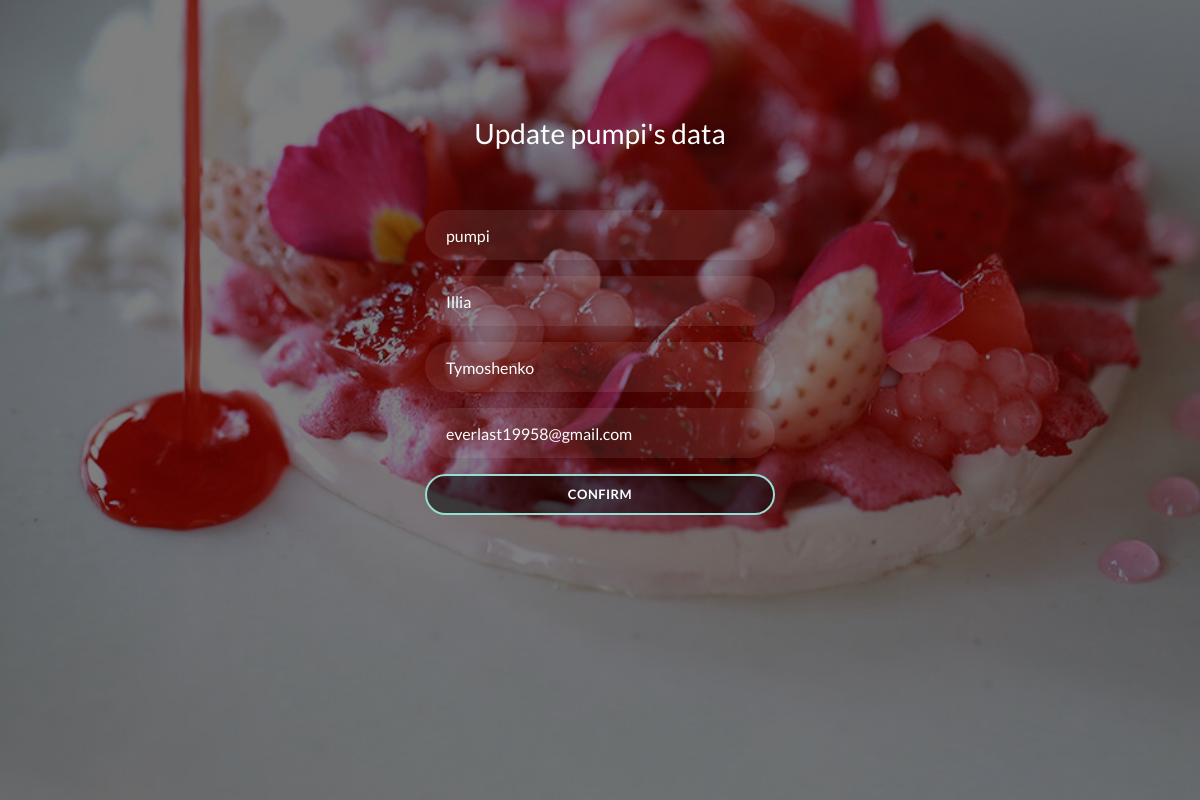
Screenshot of /user/registration/ (signed in) with the database file from the repository.
### user/models.py (models this page shows)
class User(AbstractUser):
    pass

### user/views.py (the view, shortened to what this page needs)
# urls.py: path("registration/", CreateUserView.as_view(), name="registration"),
class CreateUserView(generic.CreateView):
    model = User
    form_class = CustomUserCreationForm
    template_name = "user/user_form.html"

### user/forms.py
class CustomUserCreationForm(UserCreationForm):
    class Meta(UserCreationForm.Meta):
        model = User
        fields = UserCreationForm.Meta.fields + (
            "first_name",
            "last_name",
            "email",
        )

### templates/user/user_form.html (shortened to what this page needs)
{% extends "input_form_base.html" %}
{% block page_title %}
{% if user.is_authenticated %}
Update {{ user.username }}'s data
{% else %}
Registration
{% endif %}
{% endblock %}
{% block form %}
  <form method="post" action="" novalidate>
    <div class="form-group">
      <input type="text" name="username" class="form-control" placeholder="Username" value="{{ user.username }}">
    </div>
    <div class="form-group">
      <input type="text" name="first_name" class="form-control" placeholder="First name" value="{{ user.first_name }}">
    </div>
    <div class="form-group">
      <input type="text" name="last_name" class="form-control" placeholder="Last name" value="{{ user.last_name }}">
    </div>
    <div class="form-group">
      <input type="text" name="email" class="form-control" placeholder="E-mail" value="{{ user.email }}">
    </div>
    <div class="form-group">
      <button type="submit" class="btn-book animated fadeInUp" value="Login">
        {% if not user.is_authenticated %}
          Registrate
        {% else %}
          Confirm
        {% endif %}
      </button>
    </div>
  </form>
    <br>
{% endblock %}

### static/assets/css/style_login.css (style rules this page uses)
:root { --blue: #007bff; --indigo: #6610f2; --purple: #6f42c1; --pink: #e83e8c; --red: #dc3545; --orange: #fd7e14; --yellow: #ffc107; --green: #28a745; --teal: #20c997; --cyan: #17a2b8; --white: #fff; --gray: #6c757d; --gray-dark: #343a40; --primary: #007bff; --secondary: #6c757d; --success: #28a745; --info: #17a2b8; --warning: #ffc107; --danger: #dc3545; --light: #f8f9fa; --dark: #343a40; --breakpoint-xs: 0; --breakpoint-sm: 576px; --breakpoint-md: 768px; --breakpoint-lg: 992px; --breakpoint-xl: 1200px; --font-family-sans-serif: -apple-system, BlinkMacSystemFont, "Segoe UI", Roboto, "Helvetica Neue", Arial, "Noto Sans", sans-serif, "Apple Color Emoji", "Segoe UI Emoji", "Segoe UI Symbol", "Noto Color Emoji"; --font-family-monospace: SFMono-Regular, Menlo, Monaco, Consolas, "Liberation Mono", "Courier New", monospace; }
*, *::before, *::after { -webkit-box-sizing: border-box; box-sizing: border-box; }
html { font-family: sans-serif; line-height: 1.15; -webkit-text-size-adjust: 100%; -webkit-tap-highlight-color: rgba(0, 0, 0, 0); }
button { border-radius: 0; }
input, button, select, optgroup, textarea { margin: 0; font-family: inherit; font-size: inherit; line-height: inherit; }
button, input { overflow: visible; }
button, select { text-transform: none; }
button, [type="button"], [type="reset"], [type="submit"] { -webkit-appearance: button; }
button:not(:disabled), [type="button"]:not(:disabled), [type="reset"]:not(:disabled), [type="submit"]:not(:disabled) { cursor: pointer; }
.btn-book { font-weight: 600; font-size: 13px; letter-spacing: 0.5px; text-transform: uppercase; display: inline-block; padding: 12px 30px; border-radius: 50px; transition: 0.3s; line-height: 1; color: white; border: 2px solid #96DED1; background: rgba(0, 0, 0, 0.5); width: 100%; }
.form-control { display: block; width: 100%; height: calc(1.5em + 0.75rem + 2px); padding: 0.375rem 0.75rem; font-size: 1rem; font-weight: 400; line-height: 1.5; color: #495057; background-color: #fff; background-clip: padding-box; border: 1px solid #ced4da; border-radius: 0.25rem; -webkit-transition: border-color 0.15s ease-in-out, -webkit-box-shadow 0.15s ease-in-out; transition: border-color 0.15s ease-in-out, -webkit-box-shadow 0.15s ease-in-out; -o-transition: border-color 0.15s ease-in-out, box-shadow 0.15s ease-in-out; transition: border-color 0.15s ease-in-out, box-shadow 0.15s ease-in-out; transition: border-color 0.15s ease-in-out, box-shadow 0.15s ease-in-out, -webkit-box-shadow 0.15s ease-in-out; }
.form-control::placeholder { color: #6c757d; opacity: 1; }
.form-group { margin-bottom: 1rem; }
.form-group { position: relative; }
.form-control { background: transparent; border: none; height: 50px; color: white !important; border: 1px solid transparent; background: rgba(255, 255, 255, 0.08); border-radius: 40px; padding-left: 20px; padding-right: 20px; -webkit-transition: 0.3s; -o-transition: 0.3s; transition: 0.3s; }

### rows the page displays
User: username "pumpi", first_name "Illia", last_name "Tymoshenko", email "everlast19958@gmail.com"
